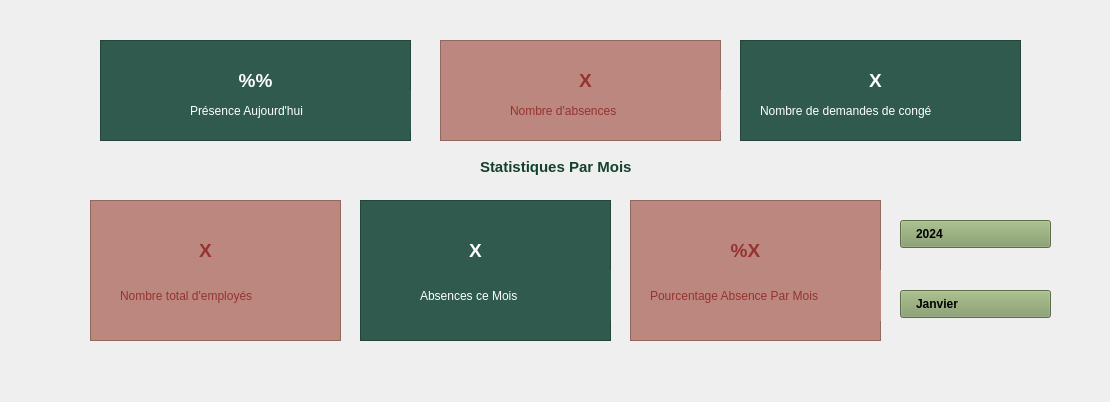
       <widget class="QWidget" name="tab_25">
        <attribute name="icon">
         <iconset resource="purestaybackground.qrc">
          <normaloff>:/Purestay/images/icones/statistiques.png</normaloff>:/Purestay/images/icones/statistiques.png</iconset>
        </attribute>
        <attribute name="title">
         <string>Statistiques</string>
        </attribute>
        <widget class="QWidget" name="widget_19" native="true">
         <property name="geometry">
          <rect>
           <x>20</x>
           <y>20</y>
           <width>1081</width>
           <height>373</height>
          </rect>
         </property>
         <widget class="QFrame" name="frame_26">
          <property name="geometry">
           <rect>
            <x>80</x>
            <y>20</y>
            <width>311</width>
            <height>101</height>
           </rect>
          </property>
          <property name="styleSheet">
           <string notr="true"> background: rgb(187,135,126);
background-color:rgb(47,90,77);

color:white;</string>
          </property>
          <property name="frameShape">
           <enum>QFrame::StyledPanel</enum>
          </property>
          <property name="frameShadow">
           <enum>QFrame::Raised</enum>
          </property>
          <widget class="QLabel" name="label_39">
           <property name="geometry">
            <rect>
             <x>110</x>
             <y>20</y>
             <width>91</width>
             <height>41</height>
            </rect>
           </property>
           <property name="text">
            <string>&lt;html&gt;&lt;head/&gt;&lt;body&gt;&lt;p align=&quot;center&quot;&gt;&lt;span style=&quot; font-size:14pt; font-weight:700;&quot;&gt;%%&lt;/span&gt;&lt;/p&gt;&lt;/body&gt;&lt;/html&gt;</string>
           </property>
          </widget>
          <widget class="QLabel" name="label_41">
           <property name="geometry">
            <rect>
             <x>90</x>
             <y>50</y>
             <width>221</width>
             <height>41</height>
            </rect>
           </property>
           <property name="text">
            <string>Présence Aujourd'hui</string>
           </property>
          </widget>
         </widget>
         <widget class="QFrame" name="frame_41">
          <property name="geometry">
           <rect>
            <x>420</x>
            <y>20</y>
            <width>281</width>
            <height>101</height>
           </rect>
          </property>
          <property name="styleSheet">
           <string notr="true"> background: rgb(187,135,126);
color:rgb(150,50,50);</string>
          </property>
          <property name="frameShape">
           <enum>QFrame::StyledPanel</enum>
          </property>
          <property name="frameShadow">
           <enum>QFrame::Raised</enum>
          </property>
          <widget class="QLabel" name="label_44">
           <property name="geometry">
            <rect>
             <x>100</x>
             <y>20</y>
             <width>91</width>
             <height>41</height>
            </rect>
           </property>
           <property name="text">
            <string>&lt;html&gt;&lt;head/&gt;&lt;body&gt;&lt;p align=&quot;center&quot;&gt;&lt;span style=&quot; font-size:14pt; font-weight:700;&quot;&gt;X&lt;/span&gt;&lt;/p&gt;&lt;/body&gt;&lt;/html&gt;</string>
           </property>
          </widget>
          <widget class="QLabel" name="label_56">
           <property name="geometry">
            <rect>
             <x>70</x>
             <y>50</y>
             <width>221</width>
             <height>41</height>
            </rect>
           </property>
           <property name="text">
            <string>Nombre d'absences</string>
           </property>
          </widget>
         </widget>
         <widget class="QFrame" name="frame_42">
          <property name="geometry">
           <rect>
            <x>70</x>
            <y>180</y>
            <width>251</width>
            <height>141</height>
           </rect>
          </property>
          <property name="styleSheet">
           <string notr="true"> background: rgb(187,135,126);
color:rgb(150,50,50);</string>
          </property>
          <property name="frameShape">
           <enum>QFrame::StyledPanel</enum>
          </property>
          <property name="frameShadow">
           <enum>QFrame::Raised</enum>
          </property>
          <widget class="QLabel" name="label_62">
           <property name="geometry">
            <rect>
             <x>70</x>
             <y>30</y>
             <width>91</width>
             <height>41</height>
            </rect>
           </property>
           <property name="text">
            <string>&lt;html&gt;&lt;head/&gt;&lt;body&gt;&lt;p align=&quot;center&quot;&gt;&lt;span style=&quot; font-size:14pt; font-weight:700;&quot;&gt;X&lt;/span&gt;&lt;/p&gt;&lt;/body&gt;&lt;/html&gt;</string>
           </property>
          </widget>
          <widget class="QLabel" name="label_63">
           <property name="geometry">
            <rect>
             <x>30</x>
             <y>70</y>
             <width>191</width>
             <height>51</height>
            </rect>
           </property>
           <property name="text">
            <string>Nombre total d'employés</string>
           </property>
          </widget>
         </widget>
         <widget class="QComboBox" name="comboBox_39">
          <property name="geometry">
           <rect>
            <x>880</x>
            <y>200</y>
            <width>161</width>
            <height>28</height>
           </rect>
          </property>
          <property name="styleSheet">
           <string notr="true">QComboBox
{
margin-right:10px;
appearance:none;
padding-left:15px;
padding-right:20px;
font-weight:600;
background-color:rgb(129,153,101);
height:35px;
}
QComboBox::drop-down {
	border:none;
}
QComboBox::down-arrow {
	image:url(:/Purestay/images/icones/arrow.png);
	padding-right:20px;
	width:20px;
	color:white;
}

QComboBox::QListView {
background-color:rgb(129,153,101);
}

QComboBox::QListViewItem {
background-color:rgb(129,153,101);
}





</string>
          </property>
          <item>
           <property name="text">
            <string>2024</string>
           </property>
          </item>
          <item>
           <property name="text">
            <string>2023</string>
           </property>
          </item>
          <item>
           <property name="text">
            <string>2022</string>
           </property>
          </item>
          <item>
           <property name="text">
            <string>2021</string>
           </property>
          </item>
         </widget>
         <widget class="QComboBox" name="comboBox_40">
          <property name="geometry">
           <rect>
            <x>880</x>
            <y>270</y>
            <width>161</width>
            <height>28</height>
           </rect>
          </property>
          <property name="styleSheet">
           <string notr="true">QComboBox
{
margin-right:10px;
appearance:none;
padding-left:15px;
padding-right:20px;
font-weight:600;
background-color:rgb(129,153,101);
height:35px;
}
QComboBox::drop-down {
	border:none;
}
QComboBox::down-arrow {
	image:url(:/Purestay/images/icones/arrow.png);
	padding-right:20px;
	width:20px;
	color:white;
}

QComboBox::QListView {
background-color:rgb(129,153,101);
}

QComboBox::QListViewItem {
background-color:rgb(129,153,101);
}





</string>
          </property>
          <item>
           <property name="text">
            <string>Janvier</string>
           </property>
          </item>
          <item>
           <property name="text">
            <string>Février</string>
           </property>
          </item>
          <item>
           <property name="text">
            <string>Mars</string>
           </property>
          </item>
          <item>
           <property name="text">
            <string>Avril</string>
           </property>
          </item>
          <item>
           <property name="text">
            <string>Mai</string>
           </property>
          </item>
          <item>
           <property name="text">
            <string>Juin</string>
           </property>
          </item>
          <item>
           <property name="text">
            <string>Juillet</string>
           </property>
          </item>
          <item>
           <property name="text">
            <string>Août</string>
           </property>
          </item>
          <item>
           <property name="text">
            <string>Septembre</string>
           </property>
          </item>
          <item>
           <property name="text">
            <string>Octobre</string>
           </property>
          </item>
          <item>
           <property name="text">
            <string>Novembre</string>
           </property>
          </item>
          <item>
           <property name="text">
            <string>Décembre</string>
           </property>
          </item>
         </widget>
         <widget class="QFrame" name="frame_43">
          <property name="geometry">
           <rect>
            <x>720</x>
            <y>20</y>
            <width>281</width>
            <height>101</height>
           </rect>
          </property>
          <property name="styleSheet">
           <string notr="true"> background: rgb(187,135,126);
background-color:rgb(47,90,77);

color:white;</string>
          </property>
          <property name="frameShape">
           <enum>QFrame::StyledPanel</enum>
          </property>
          <property name="frameShadow">
           <enum>QFrame::Raised</enum>
          </property>
          <widget class="QLabel" name="label_66">
           <property name="geometry">
            <rect>
             <x>90</x>
             <y>20</y>
             <width>91</width>
             <height>41</height>
            </rect>
           </property>
           <property name="text">
            <string>&lt;html&gt;&lt;head/&gt;&lt;body&gt;&lt;p align=&quot;center&quot;&gt;&lt;span style=&quot; font-size:14pt; font-weight:700;&quot;&gt;X&lt;/span&gt;&lt;/p&gt;&lt;/body&gt;&lt;/html&gt;</string>
           </property>
          </widget>
          <widget class="QLabel" name="label_67">
           <property name="geometry">
            <rect>
             <x>20</x>
             <y>50</y>
             <width>241</width>
             <height>41</height>
            </rect>
           </property>
           <property name="text">
            <string>Nombre de demandes de congé</string>
           </property>
          </widget>
         </widget>
         <widget class="QFrame" name="frame_48">
          <property name="geometry">
           <rect>
            <x>340</x>
            <y>180</y>
            <width>251</width>
            <height>141</height>
           </rect>
          </property>
          <property name="styleSheet">
           <string notr="true"> background: rgb(187,135,126);
background-color:rgb(47,90,77);

color:white;</string>
          </property>
          <property name="frameShape">
           <enum>QFrame::StyledPanel</enum>
          </property>
          <property name="frameShadow">
           <enum>QFrame::Raised</enum>
          </property>
          <widget class="QLabel" name="label_82">
           <property name="geometry">
            <rect>
             <x>70</x>
             <y>30</y>
             <width>91</width>
             <height>41</height>
            </rect>
           </property>
           <property name="text">
            <string>&lt;html&gt;&lt;head/&gt;&lt;body&gt;&lt;p align=&quot;center&quot;&gt;&lt;span style=&quot; font-size:14pt; font-weight:700;&quot;&gt;X&lt;/span&gt;&lt;/p&gt;&lt;/body&gt;&lt;/html&gt;</string>
           </property>
          </widget>
          <widget class="QLabel" name="label_83">
           <property name="geometry">
            <rect>
             <x>60</x>
             <y>70</y>
             <width>191</width>
             <height>51</height>
            </rect>
           </property>
           <property name="text">
            <string>Absences ce Mois</string>
           </property>
          </widget>
         </widget>
         <widget class="QLabel" name="label_179">
          <property name="geometry">
           <rect>
            <x>460</x>
            <y>130</y>
            <width>316</width>
            <height>34</height>
           </rect>
          </property>
          <property name="styleSheet">
           <string notr="true">color:rgb(19,65,43);
font-weight:600;

</string>
          </property>
          <property name="text">
           <string>&lt;html&gt;&lt;head/&gt;&lt;body&gt;&lt;p&gt;&lt;span style=&quot; font-size:11pt;&quot;&gt;Statistiques Par Mois&lt;/span&gt;&lt;/p&gt;&lt;/body&gt;&lt;/html&gt;</string>
          </property>
         </widget>
         <widget class="QFrame" name="frame_49">
          <property name="geometry">
           <rect>
            <x>610</x>
            <y>180</y>
            <width>251</width>
            <height>141</height>
           </rect>
          </property>
          <property name="styleSheet">
           <string notr="true"> background: rgb(187,135,126);
color:rgb(150,50,50);</string>
          </property>
          <property name="frameShape">
           <enum>QFrame::StyledPanel</enum>
          </property>
          <property name="frameShadow">
           <enum>QFrame::Raised</enum>
          </property>
          <widget class="QLabel" name="label_86">
           <property name="geometry">
            <rect>
             <x>70</x>
             <y>30</y>
             <width>91</width>
             <height>41</height>
            </rect>
           </property>
           <property name="text">
            <string>&lt;html&gt;&lt;head/&gt;&lt;body&gt;&lt;p align=&quot;center&quot;&gt;&lt;span style=&quot; font-size:14pt; font-weight:700;&quot;&gt;%X&lt;/span&gt;&lt;/p&gt;&lt;/body&gt;&lt;/html&gt;</string>
           </property>
          </widget>
          <widget class="QLabel" name="label_87">
           <property name="geometry">
            <rect>
             <x>20</x>
             <y>70</y>
             <width>231</width>
             <height>51</height>
            </rect>
           </property>
           <property name="text">
            <string>Pourcentage Absence Par Mois</string>
           </property>
          </widget>
         </widget>
        </widget>
       </widget>
